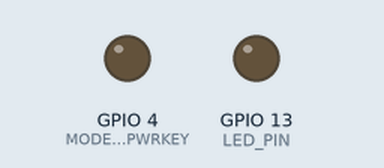
The sketch below on a simulated ESP32. On the bench: output pins drawn as LEDs (lit = HIGH). Pins used as bus, display or sensor lines are not drawn; what the sketch prints to the serial monitor is not drawn.

Above: at 0.0 s.
At 2.1 s:
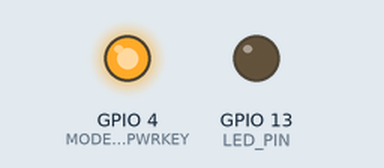
Timing chart, 0 to 5.5 s (numbered marks = the images above):
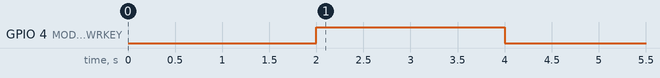

The sketch:

ttgo_led_controller.ino
```cpp
/**
 * TTGO T-Call ESP32 SIM800L — Pilotage LED via Django
 * =====================================================
 * La carte interroge un serveur Django toutes les 10 secondes
 * et allume/éteint la LED selon la réponse JSON.
 *
 * Bibliothèques requises (Arduino Library Manager) :
 *   - TinyGSM         (vshymanskyy/TinyGSM)
 *   - ArduinoHttpClient
 *   - ArduinoJson
 *
 * Matériel :
 *   - TTGO T-Call ESP32 SIM800L
 *   - Carte SIM avec forfait data (GPRS/2G)
 */

#define TINY_GSM_MODEM_SIM800
#include <TinyGsmClient.h>
#include <ArduinoHttpClient.h>
#include <ArduinoJson.h>

// ============================================================
// ⚙️  CONFIGURATION — À ADAPTER SELON VOTRE SITUATION
// ============================================================

// --- Paramètres SIM / APN ---
const char APN[]       = "internet";   // APN de votre opérateur
const char APN_USER[]  = "";           // Laisser vide si non requis
const char APN_PASS[]  = "";           // Laisser vide si non requis

// --- Serveur Django ---
const char SERVER[]    = "votre-domaine.com";  // ⚠️ Sans https://
const int  PORT        = 80;                    // 80 pour HTTP, 443 pour HTTPS
const char DEVICE_ID[] = "ttgo01";             // ID unique de cette carte

// --- Intervalle de polling (ms) ---
const unsigned long POLL_INTERVAL = 10000;  // 10 secondes

// ============================================================
// 🔌  BROCHES TTGO T-CALL (version standard)
// ============================================================
#define MODEM_TX       27
#define MODEM_RX       26
#define MODEM_PWRKEY    4
#define MODEM_POWER_ON 23
#define MODEM_RST       5
#define MODEM_DTR      25

// LED intégrée — essayez GPIO 13, sinon GPIO 2
#define LED_PIN        13

// ============================================================
// 🔧  VARIABLES GLOBALES
// ============================================================
HardwareSerial SerialAT(1);
TinyGsm        modem(SerialAT);
TinyGsmClient  gsmClient(modem);

// Construit l'URL de l'API
String buildResource() {
    return "/api/led/" + String(DEVICE_ID) + "/";
}

// ============================================================
// 🔋  DÉMARRAGE DU MODEM
// ============================================================
void modemPowerOn() {
    Serial.println("[MODEM] Mise sous tension...");

    pinMode(MODEM_POWER_ON, OUTPUT);
    digitalWrite(MODEM_POWER_ON, HIGH);

    pinMode(MODEM_RST, OUTPUT);
    digitalWrite(MODEM_RST, HIGH);

    pinMode(MODEM_PWRKEY, OUTPUT);
    digitalWrite(MODEM_PWRKEY, LOW);
    delay(1000);
    digitalWrite(MODEM_PWRKEY, HIGH);
    delay(2000);
    digitalWrite(MODEM_PWRKEY, LOW);
    delay(1000);

    Serial.println("[MODEM] Séquence d'allumage terminée.");
}

// ============================================================
// 📡  CONNEXION GPRS
// ============================================================
bool connectGPRS() {
    Serial.println("[GPRS] Connexion en cours...");

    if (!modem.waitForNetwork(60000L)) {
        Serial.println("[GPRS] Réseau introuvable.");
        return false;
    }
    Serial.println("[GPRS] Réseau trouvé.");

    if (!modem.gprsConnect(APN, APN_USER, APN_PASS)) {
        Serial.println("[GPRS] Échec de connexion GPRS.");
        return false;
    }

    Serial.print("[GPRS] Connecté. IP : ");
    Serial.println(modem.localIP());
    return true;
}

// ============================================================
// 💡  MISE À JOUR DE LA LED
// ============================================================
void setLED(bool state) {
    digitalWrite(LED_PIN, state ? HIGH : LOW);
    Serial.println(state ? "[LED] ✅ ON" : "[LED] ⭕ OFF");
}

// ============================================================
// 🌐  APPEL API DJANGO
// ============================================================
void pollServer() {
    // Vérification / reconnexion GPRS
    if (!modem.isGprsConnected()) {
        Serial.println("[GPRS] Déconnecté. Tentative de reconnexion...");
        if (!connectGPRS()) {
            Serial.println("[GPRS] Reconnexion échouée. Prochaine tentative dans 10s.");
            return;
        }
    }

    String resource = buildResource();
    Serial.print("[HTTP] GET http://");
    Serial.print(SERVER);
    Serial.println(resource);

    HttpClient http(gsmClient, SERVER, PORT);
    http.connectionKeepAlive();

    int err = http.get(resource);
    if (err != 0) {
        Serial.print("[HTTP] Erreur requête : ");
        Serial.println(err);
        http.stop();
        return;
    }

    int statusCode = http.responseStatusCode();
    Serial.print("[HTTP] Code : ");
    Serial.println(statusCode);

    if (statusCode != 200) {
        Serial.println("[HTTP] Réponse inattendue.");
        http.stop();
        return;
    }

    String body = http.responseBody();
    Serial.print("[HTTP] Corps : ");
    Serial.println(body);

    // Désérialisation JSON
    StaticJsonDocument<256> doc;
    DeserializationError jsonErr = deserializeJson(doc, body);

    if (jsonErr) {
        Serial.print("[JSON] Erreur : ");
        Serial.println(jsonErr.c_str());
        http.stop();
        return;
    }

    bool ledState = doc["led"].as<bool>();
    setLED(ledState);

    http.stop();
}

// ============================================================
// 🚀  SETUP
// ============================================================
void setup() {
    Serial.begin(115200);
    delay(1000);
    Serial.println("\n===== TTGO LED Controller =====");

    // LED
    pinMode(LED_PIN, OUTPUT);
    setLED(false);

    // Modem
    modemPowerOn();
    SerialAT.begin(115200, SERIAL_8N1, MODEM_RX, MODEM_TX);
    delay(3000);

    Serial.println("[MODEM] Redémarrage...");
    modem.restart();
    delay(2000);

    String modemInfo = modem.getModemInfo();
    Serial.print("[MODEM] Info : ");
    Serial.println(modemInfo);

    // GPRS
    if (!connectGPRS()) {
        Serial.println("[ERREUR] GPRS non disponible au démarrage. La carte réessaiera dans la boucle.");
    }
}

// ============================================================
// 🔁  LOOP
// ============================================================
unsigned long lastPoll = 0;

void loop() {
    unsigned long now = millis();

    if (now - lastPoll >= POLL_INTERVAL) {
        lastPoll = now;
        pollServer();
    }

    // Petite pause pour éviter de monopoliser le CPU
    delay(100);
}
```
